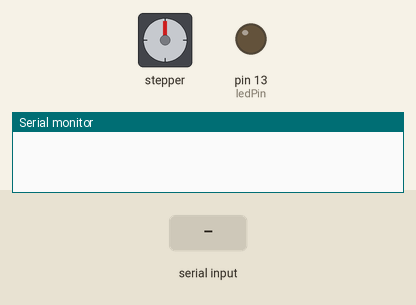
Recording of a sketch running on a simulated Arduino Uno, built with avr-gcc and run on an emulated ATmega328P. Parts: stepper motor, output pins drawn as LEDs (lit = HIGH), the last lines printed to the serial monitor. Wiring (inferred from the names in the program): stepper motor driver (200 steps per turn assumed): step pin 7; direction pin 6. The test bench sets the inputs (shaded band). Pins used as bus, display or sensor lines are not drawn.

Above: at 3.2 s.
3.3 s: "90,45\n" received over Serial
At 8.9 s:
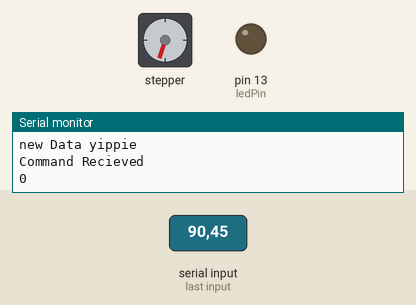
9.3 s: "30,150\n" received over Serial
At 12.0 s:
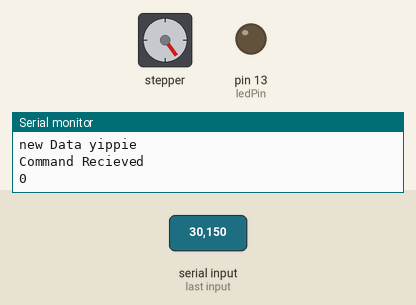
12.3 s: "5\n" received over Serial
At 13.57 s:
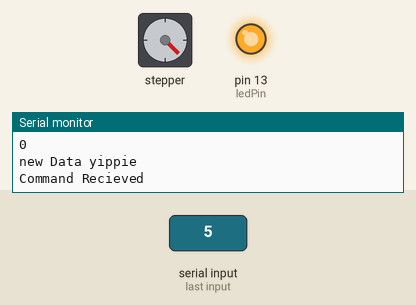
15.3 s: "90\n" received over Serial
At 21.17 s:
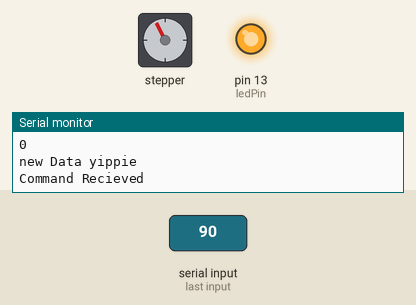
21.3 s: "30,150\n" received over Serial
At 24.2 s:
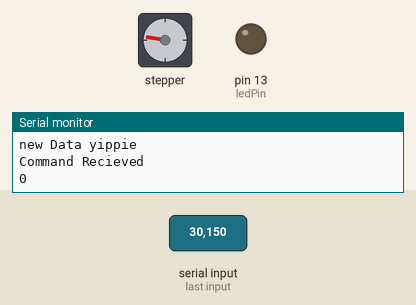
24.3 s: "9999\n" received over Serial
Timing chart, 0 to 26.8 s (numbered marks = the images above; inputs shaded):
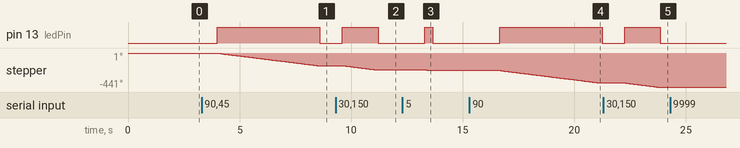

The sketch:

motor_control_serial_final_wip.ino
```cpp
/*
3/12/2024 Geo Fratian Brown University

This code is used to read out from the Serial (sent via pyvisa) and move a stepper motor
a given amount of steps.
*/


byte directionPin = 6; // Pin that is wired to the Dir terminal
byte stepPin = 7; // Pin wired to Step terminal
byte ledPin = 13; //indicator that motor is moving
int steps = 0;
int dir = 0;

int pulseWidthMicros = 20;  // microseconds
int millisbetweenSteps = 50; // milliseconds - or try 1000 for slower steps basically speed
int pos = 0;

void setup() {
  Serial.begin(115200);
  delay(2000);

  pinMode(directionPin, OUTPUT);
  pinMode(stepPin, OUTPUT);
  pinMode(ledPin, OUTPUT);
}


void loop()
{
  if (Serial.available() > 0) {
    Serial.println("new Data yippie");
    Serial.write("Command Recieved\n");
      steps = Serial.parseInt();
      dir = Serial.parseInt();
      if (steps == 9999){//set position to zero
        pos = 0;
      }
      if (dir == 1){
        digitalWrite(directionPin, HIGH);
      }
      if (dir == 0){
        digitalWrite(directionPin, LOW);
      }
      if (steps != 9999){
      moveSteps();
      }
      //function to give out current position
      Serial.println(pos);
    }

  delay(1000);

}

void moveSteps()
{
  digitalWrite(ledPin, HIGH); //turn on LED indicator that steps will follow
  for(int n = 0; n < steps; n++) {
    digitalWrite(stepPin, HIGH);
    delayMicroseconds(pulseWidthMicros); // this line is probably unnecessary
    digitalWrite(stepPin, LOW);

    delay(millisbetweenSteps);

  }
  delay(100); //slight delay before turning off the LED
  digitalWrite(ledPin, LOW);

}
```

Measured:
- after the input at 3.3 s, pin 13 (ledPin): LOW → HIGH after 0.70 s, → LOW 4.6 s later; stepper: turns 162° counter-clockwise in 4.5 s, starting after 0.70 s
- after the input at 9.3 s, stepper: turns 54° counter-clockwise in 1.5 s, starting after 0.30 s
- after the input at 15.3 s, pin 13 (ledPin): LOW → HIGH after 1.3 s, → LOW 4.6 s later; stepper: keeps turning counter-clockwise at about 36°/s, starting after 1.3 s
- after the input at 21.3 s, pin 13 (ledPin): LOW → HIGH after 0.95 s, → LOW 1.6 s later; stepper: turns 54° counter-clockwise in 1.5 s, starting after 0.95 s
